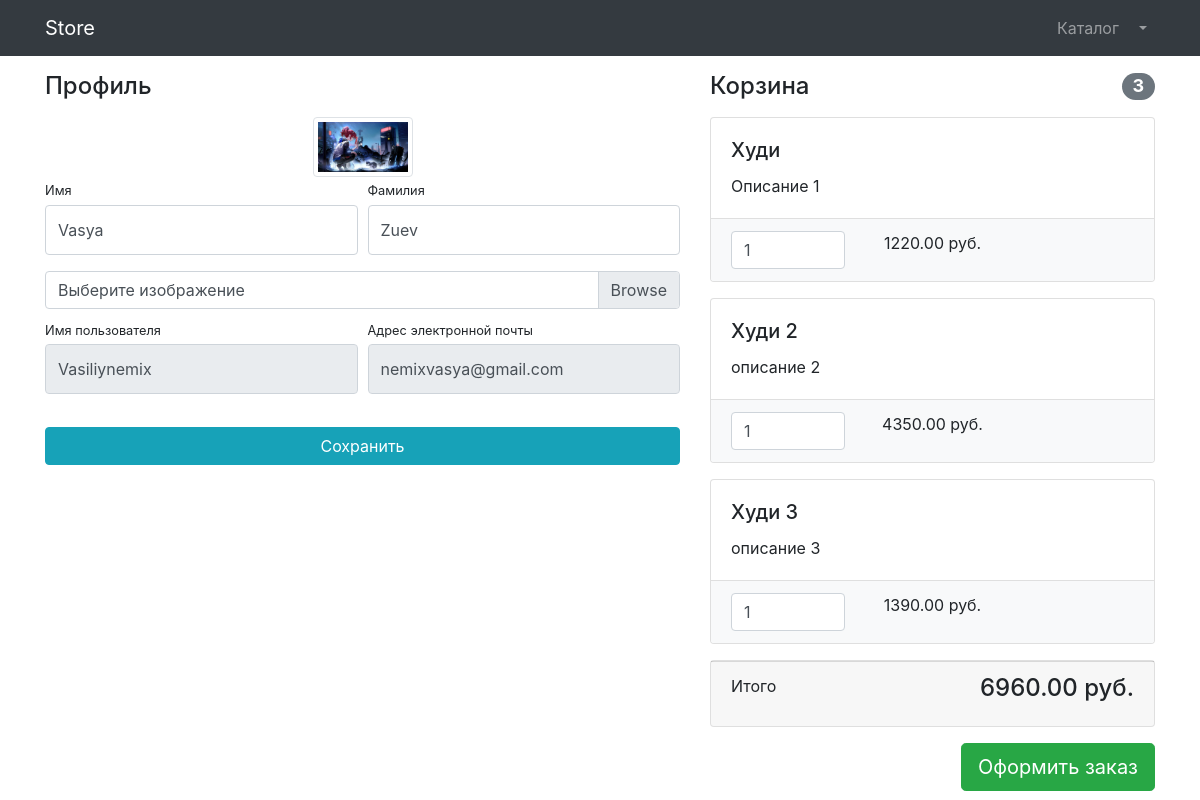
The app's page /users/profile/6/ (signed in), older data.
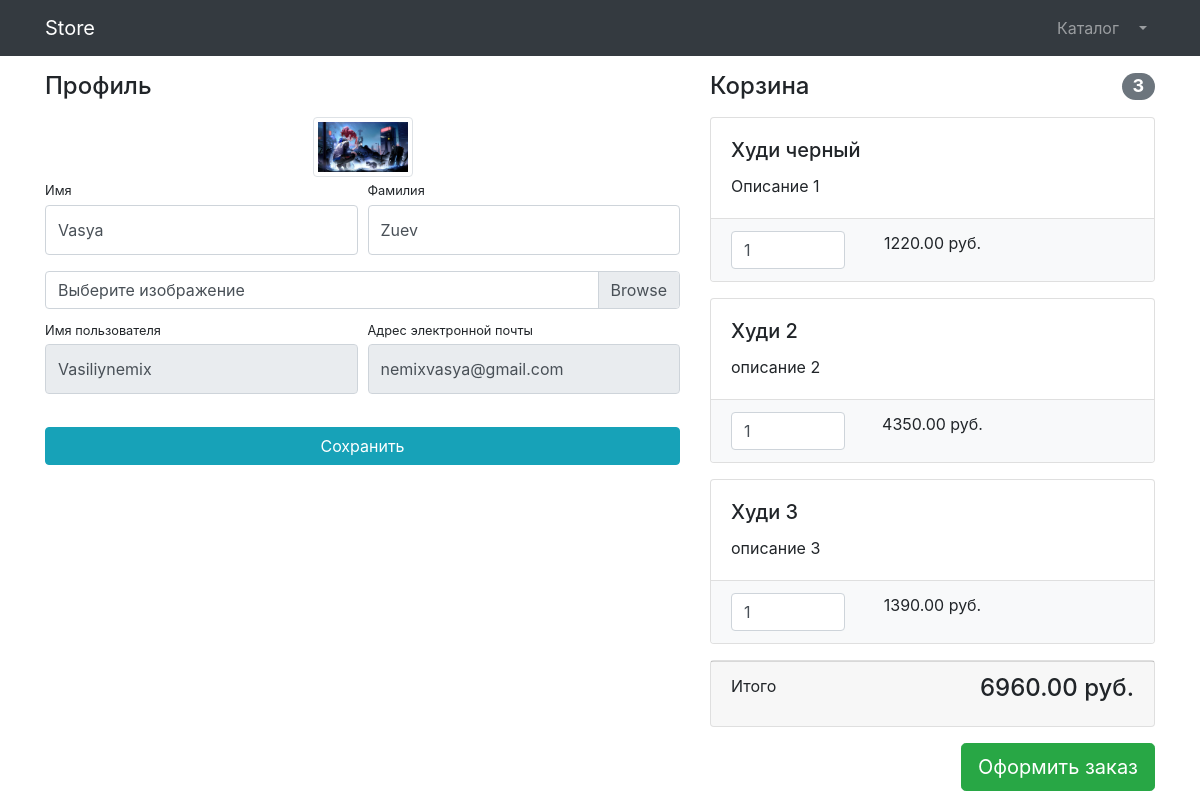
The same page, newer data.
### products/models.py (models this page shows, shortened)
class Basket(models.Model):
    user = models.ForeignKey(to=User, on_delete=models.CASCADE)
    product = models.ForeignKey(to=Product, on_delete=models.CASCADE)
    quantity = models.PositiveSmallIntegerField(default=0)
    created_timestamp = models.DateTimeField(auto_now_add=True)
    objects = BasketQuerySet.as_manager()
    def sum(self):
        return self.product.price * self.quantity

class Product(models.Model):
    name = models.CharField(max_length=256)
    description = models.TextField()
    price = models.DecimalField(max_digits=10, decimal_places=2)
    quantity = models.PositiveIntegerField(default=0)
    image = models.ImageField(upload_to='products_images')
    category = models.ForeignKey(to=ProductCategory, on_delete=models.CASCADE)
    class Meta:
        verbose_name = "product"
        verbose_name_plural = "products"

### users/views.py (the view, shortened to what this page needs)
# urls.py: path('profile/<int:pk>/', login_required(UserProfileView.as_view()), name='profile'),
class UserProfileView(UpdateView):
    model = User
    form_class = UserProfileForm
    template_name = 'users/profile.html'
    def get_context_data(self, **kwargs):
        context = super().get_context_data()
        context['title'] = 'Store - Личный кабинет'
        context['baskets'] = Basket.objects.filter(user=self.object)
        return context

### users/froms.py
class UserProfileForm(UserChangeForm):
    first_name = forms.CharField(widget=forms.TextInput(attrs={
        'class': 'form-control py-4',
    }))
    last_name = forms.CharField(widget=forms.TextInput(attrs={
            'class': 'form-control py-4',
    }))
    image = forms.ImageField(required=False, widget=forms.FileInput(attrs={
        'class': 'custom-file-input',
        'size': 50,
    }))
    username = forms.CharField(widget=forms.TextInput(attrs={
        'class': 'form-control py-4',
        'aria-describedby': 'usernameHelp',
        'readonly': True,
    }))
    email = forms.CharField(widget=forms.EmailInput(attrs={
        'class': 'form-control py-4',
        'aria-describedby': 'emailHelp',
        'readonly': True,
    }))
    class Meta:
        model = User
        fields = (
            'first_name',
            'last_name',
            'image',
            'username',
            'email',
        )

### products/models.py (called while the page is built)
    def total_sum(self):
        return sum(basket.sum() for basket in self)

    def total_quantity(self):
        return sum(basket.quantity for basket in self)

### users/templates/users/profile.html (shortened to what this page needs)
{% extends 'products/base.html' %}
{% load static %}
{% block css %}
    <link href="{% static 'vendor/css/profile.css' %}" rel="stylesheet">
{% endblock %}
{% block logo_link %}
    <a class="navbar-brand" href="{% url 'index' %}">Store</a>
{% endblock %}
{% block content %}
    <div class="container">
        <div class="row">
            <div class="col-lg-7">
                <h4 class="mt-3 mb-3">Профиль</h4>
                <div class="col-lg-12 text-center">
                    <img width="100" height="100"
                         src="{% if user.image %} {{ user.image.url }} {% else %} {% static 'vendor/img/users/default_avatar.jpg' %} {% endif %}"
                         class="img-thumbnail">
                </div>
                <form action="{% url 'users:profile' user.id %}" method="post" enctype="multipart/form-data">
                    <div class="form-row">
                        <div class="col-lg-6">
                            <div class="form-group">
                                <label class="small mb-1" for="{{ form.first_name.id_for_label }}">
                                    Имя
                                </label>
                                {{ form.first_name }}
                            </div>
                        </div>
                        <div class="col-lg-6">
                            <div class="form-group">
                                <label class="small mb-1" for="{{ form.last_name.id_for_label }}">
                                    Фамилия
                                </label>
                                {{ form.last_name }}
                            </div>
                        </div>
                    </div>
                    <div class="form-row mb-2">
                        <div class="col-lg-12">
                            <div class="custom-file">
                                <label class="custom-file-label" for="{{ form.image.id_for_label }}">
                                    Выберите изображение
                                </label>
                            </div>
                        </div>
                    </div>
                    <div class="form-row">
                        <div class="col-lg-6">
                            <label class="small mb-1" for="{{ form.username.id_for_label }}">
                                Имя пользователя
                            </label>
                            {{ form.username }}
                        </div>
                        <div class="col-lg-6">
                            <label class="small mb-1" for="{{ form.email.id_for_label }}">
                                Адрес электронной почты
                            </label>
                            {{ form.email }}
                        </div>
                    </div>
                    <div class="form-row">
                        <div class="col-lg-12" style="margin-top: 33px;">
                            <input class="btn btn-info btn-block" type="submit" value="Сохранить">
                        </div>
                    </div>
                </form>
            </div>
            <div class="col-lg-5">
                {% include 'products/baskets.html' %}
            </div>
        </div>
    </div>
{% endblock %}

### products/templates/products/baskets.html (shortened to what this page needs)
{% if baskets %}
    <h4 class="mt-3 mb-3 d-flex justify-content-between align-items-center mb-3">
        Корзина <span class="badge badge-secondary badge-pill">{{ baskets.total_quantity }}</span>
    </h4>
    {% for basket in baskets %}
        <div class="card mb-3">
            <div class="card-body">
                <h5 class="card-title">{{ basket.product.name }}</h5>
                <p class="card-text">{{ basket.product.description }}</p>
            </div>
            <ul class="list-group list-group-flush">
                <li class="list-group-item bg-light">
                    <div class="row text-center">
                        <div class="col-lg-4">
                            <input name="basketID" type="number" class="form-control"
                                   value="{{ basket.quantity }}" min="0">
                        </div>
                        <div class="col-lg-4">{{ basket.sum }} руб.</div>
                        <div class="col-lg-4">
                        </div>
                    </div>
                </li>
            </ul>
        </div>
    {% endfor %}
    <div class="card mb-3">
        <div class="card-footer">
            <p class="float-left">Итого</p>
            <h4 class="float-right">{{ baskets.total_sum }} руб.</h4>
        </div>
    </div>
    <a class="btn btn-success btn-lg float-right" href="../orders/order-create.html">
        Оформить заказ
    </a>
{% else %}
    <h4 class="mt-3 mb-3 d-flex justify-content-center align-items-center mb-3">
        Корзина пуста
    </h4>
{% endif %}

Row changes from the older to the newer data that the page shows:
changed through a linked row, Basket "Описание 1": product.name "Худи" → "Худи черный"
